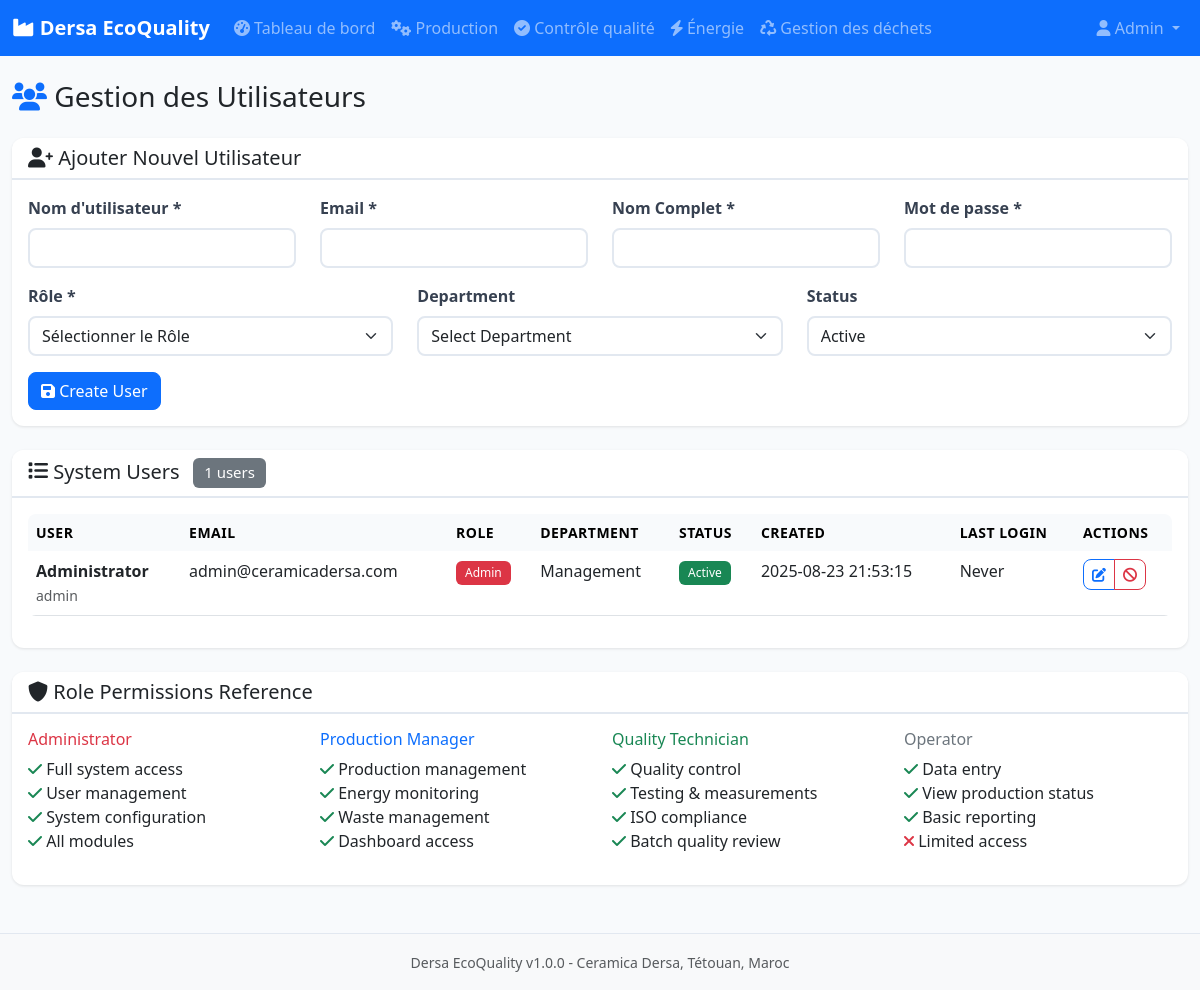
The app's page /users (signed in) with its own data.
### tables this page shows
CREATE TABLE users (
                    id INTEGER PRIMARY KEY AUTOINCREMENT,
                    username VARCHAR(100) UNIQUE NOT NULL,
                    email VARCHAR(255) UNIQUE NOT NULL,
                    password_hash VARCHAR(255) NOT NULL,
                    full_name VARCHAR(255),
                    role VARCHAR(50) DEFAULT 'quality_technician',
                    department VARCHAR(100),
                    is_active BOOLEAN DEFAULT 1,
                    created_at TIMESTAMP DEFAULT CURRENT_TIMESTAMP,
                    last_login TIMESTAMP
                );

### app_local.py (the view, shortened to what this page needs)
@app.route('/users', methods=['GET', 'POST'])
def users():
    if 'user_id' not in session or session.get('role') != 'admin':
        flash('Access denied. Admin privileges required.', 'error')
        return redirect(url_for('dashboard'))
    users_list = db.execute_query("""
        SELECT id, username, email, full_name, role, department, is_active, created_at, last_login
        FROM users ORDER BY created_at DESC
    """)
    return render_template('users.html', users=users_list)

### app_local.py (called while the page is built)
@app.before_request
def log_request():
    start_time = datetime.now()
    request_times[id(request)] = start_time

@app.after_request
def log_response(response):
    request_id = id(request)
    if request_id in request_times:
        duration = datetime.now() - request_times[request_id]
        duration_ms = duration.total_seconds() * 1000
        if request.path.startswith('/api'):
            log_line = f"{request.method} {request.path} {response.status_code} in {duration_ms:.0f}ms"
            if len(log_line) > 80:
                log_line = log_line[:79] + "…"
            logger.info(log_line)
        del request_times[request_id]
    return response

### local_database.py (called while the page is built)
    @contextmanager
    def get_connection(self):
        conn = None
        try:
            conn = sqlite3.connect(self.db_path)
            conn.row_factory = sqlite3.Row  # Enable dict-like access
            yield conn
        except Exception as e:
            if conn:
                conn.rollback()
            logger.error(f"Database error: {e}")
            raise
        finally:
            if conn:
                conn.close()

    def execute_query(self, query: str, params: tuple = None) -> List[Dict[str, Any]]:
        with self.get_connection() as conn:
            cur = conn.cursor()
            if params:
                cur.execute(query, params)
            else:
                cur.execute(query)
            rows = cur.fetchall()
            return [{column: row[column] for column in row.keys()} for row in rows]

### templates/users.html (shortened to what this page needs)
{% extends "base.html" %}
{% block content %}
<div class="row">
    <div class="col-12">
        <h1 class="h3 mb-4">
            <i class="fas fa-users text-primary"></i>
            Gestion des Utilisateurs
        </h1>
    </div>
</div>
<div class="row mb-4">
    <div class="col-12">
        <div class="card">
            <div class="card-header">
                <h5 class="card-title mb-0">
                    <i class="fas fa-user-plus"></i> Ajouter Nouvel Utilisateur
                </h5>
            </div>
            <div class="card-body">
                <form method="POST" action="{{ url_for('users') }}">
                    <div class="row">
                        <div class="col-md-3">
                            <div class="mb-3">
                                <label for="username" class="form-label">Nom d'utilisateur *</label>
                                <input type="text" class="form-control" id="username" name="username" required>
                            </div>
                        </div>
                        <div class="col-md-3">
                            <div class="mb-3">
                                <label for="email" class="form-label">Email *</label>
                                <input type="email" class="form-control" id="email" name="email" required>
                            </div>
                        </div>
                        <div class="col-md-3">
                            <div class="mb-3">
                                <label for="full_name" class="form-label">Nom Complet *</label>
                                <input type="text" class="form-control" id="full_name" name="full_name" required>
                            </div>
                        </div>
                        <div class="col-md-3">
                            <div class="mb-3">
                                <label for="password" class="form-label">Mot de passe *</label>
                                <input type="password" class="form-control" id="password" name="password" required>
                            </div>
                        </div>
                    </div>
                    <div class="row">
                        <div class="col-md-4">
                            <div class="mb-3">
                                <label for="role" class="form-label">Rôle *</label>
                                <select class="form-select" id="role" name="role" required>
                                    <option value="">Sélectionner le Rôle</option>
                                </select>
                            </div>
                        </div>
                        <div class="col-md-4">
                            <div class="mb-3">
                                <label for="department" class="form-label">Department</label>
                                <select class="form-select" id="department" name="department">
                                    <option value="">Select Department</option>
                                </select>
                            </div>
                        </div>
                        <div class="col-md-4">
                            <div class="mb-3">
                                <label for="is_active" class="form-label">Status</label>
                                <select class="form-select" id="is_active" name="is_active">
                                    <option value="1">Active</option>
                                </select>
                            </div>
                        </div>
                    </div>
                    <button type="submit" class="btn btn-primary">
                        <i class="fas fa-save"></i> Create User
                    </button>
                </form>
            </div>
        </div>
    </div>
</div>
<div class="row">
    <div class="col-12">
        <div class="card">
            <div class="card-header">
                <h5 class="card-title mb-0">
                    <i class="fas fa-list"></i> System Users
                    <span class="badge bg-secondary ms-2">{{ users|length }} users</span>
                </h5>
            </div>
            <div class="card-body">
                <div class="table-responsive">
                    <table class="table table-hover">
                        <thead class="table-light">
                            <tr>
                                <th>User</th>
                                <th>Email</th>
                                <th>Role</th>
                                <th>Department</th>
                                <th>Status</th>
                                <th>Created</th>
                                <th>Last Login</th>
                                <th>Actions</th>
                            </tr>
                        </thead>
                        <tbody>
                            {% for user in users %}
                            <tr>
                                <td>
                                    <div>
                                        <strong>{{ user.full_name }}</strong>
                                        <br><small class="text-muted">{{ user.username }}</small>
                                    </div>
                                </td>
                                <td>{{ user.email }}</td>
                                <td>
                                    <span class="badge bg-{{ 'danger' if user.role == 'admin' else 'primary' if user.role == 'production_manager' else 'success' if user.role == 'quality_technician' else 'secondary' }}">
                                        {{ user.role.replace('_', ' ').title() }}
                                    </span>
                                </td>
                                <td>{{ user.department or '-' }}</td>
                                <td>
                                    <span class="badge bg-{{ 'success' if user.is_active else 'secondary' }}">
                                        {{ 'Active' if user.is_active else 'Inactive' }}
                                    </span>
                                </td>
                                <td>{{ user.created_at.split('T')[0] if user.created_at else '-' }}</td>
                                <td>{{ user.last_login.split('T')[0] if user.last_login else 'Never' }}</td>
                                <td>
                                    <div class="btn-group btn-group-sm">
                                        <button class="btn btn-outline-primary" onclick="editUser({{ user.id }})" title="Edit">
                                            <i class="fas fa-edit"></i>
                                        </button>
                                        <button class="btn btn-outline-danger" onclick="toggleUser({{ user.id }}, {{ user.is_active }})" title="{{ 'Deactivate' if user.is_active else 'Activate' }}">
                                            <i class="fas fa-{{ 'ban' if user.is_active else 'check' }}"></i>
                                        </button>
                                    </div>
                                </td>
                            </tr>
                            {% else %}
                            <tr>
                                <td colspan="8" class="text-center text-muted py-4">
                                    No users found.
                                </td>
                            </tr>
                            {% endfor %}
                        </tbody>
                    </table>
                </div>
            </div>
        </div>
    </div>
</div>
<div class="row mt-4">
    <div class="col-12">
        <div class="card">
            <div class="card-header">
                <h5 class="card-title mb-0">
                    <i class="fas fa-shield-alt"></i> Role Permissions Reference
                </h5>
            </div>
            <div class="card-body">
                <div class="row">
                    <div class="col-md-3">
                        <h6 class="text-danger">Administrator</h6>
                        <ul class="list-unstyled">
                            <li><i class="fas fa-check text-success"></i> Full system access</li>
                            <li><i class="fas fa-check text-success"></i> User management</li>
                            <li><i class="fas fa-check text-success"></i> System configuration</li>
                            <li><i class="fas fa-check text-success"></i> All modules</li>
                        </ul>
                    </div>
                    <div class="col-md-3">
                        <h6 class="text-primary">Production Manager</h6>
                        <ul class="list-unstyled">
                            <li><i class="fas fa-check text-success"></i> Production management</li>
                            <li><i class="fas fa-check text-success"></i> Energy monitoring</li>
                            <li><i class="fas fa-check text-success"></i> Waste management</li>
                            <li><i class="fas fa-check text-success"></i> Dashboard access</li>
                        </ul>
                    </div>
                    <div class="col-md-3">
                        <h6 class="text-success">Quality Technician</h6>
                        <ul class="list-unstyled">
                            <li><i class="fas fa-check text-success"></i> Quality control</li>
                            <li><i class="fas fa-check text-success"></i> Testing & measurements</li>
                            <li><i class="fas fa-check text-success"></i> ISO compliance</li>
                            <li><i class="fas fa-check text-success"></i> Batch quality review</li>
                        </ul>
                    </div>
                    <div class="col-md-3">
                        <h6 class="text-secondary">Operator</h6>
                        <ul class="list-unstyled">
                            <li><i class="fas fa-check text-success"></i> Data entry</li>
                            <li><i class="fas fa-check text-success"></i> View production status</li>
                            <li><i class="fas fa-check text-success"></i> Basic reporting</li>
                            <li><i class="fas fa-times text-danger"></i> Limited access</li>
                        </ul>
                    </div>
                </div>
            </div>
        </div>
    </div>
</div>
{% endblock %}

### static/css/style.css (style rules this page uses)
:root { --primary-color: #2563eb; --success-color: #16a34a; --warning-color: #d97706; --danger-color: #dc2626; --info-color: #0891b2; --light-gray: #f8fafc; --border-color: #e2e8f0; }
body { font-family: 'Segoe UI', Tahoma, Geneva, Verdana, sans-serif; background-color: var(--light-gray); }
.card { border: none; border-radius: 12px; box-shadow: 0 1px 3px rgba(0, 0, 0, 0.1); transition: all 0.3s ease; }
.card-header { background-color: white; border-bottom: 2px solid var(--border-color); font-weight: 600; border-radius: 12px 12px 0 0 !important; }
.btn { border-radius: 8px; font-weight: 500; transition: all 0.3s ease; }
.table { border-radius: 8px; overflow: hidden; }
.table thead th { background-color: var(--light-gray); border: none; font-weight: 600; text-transform: uppercase; font-size: 0.875rem; letter-spacing: 0.5px; }
.table tbody tr { transition: all 0.2s ease; }
.form-control, .form-select { border-radius: 8px; border: 2px solid var(--border-color); transition: all 0.3s ease; }
.form-label { font-weight: 600; color: #374151; }
.badge { border-radius: 6px; font-weight: 500; padding: 0.5em 0.75em; }
.card, .alert { animation: fadeIn 0.5s ease-out; }

### records on screen
users: full_name "Administrator", username "admin", email "admin@ceramicadersa.com", role.replace "Admin", department "Management", is_active "Active", created_at "2025-08-23 21:53:15", last_login "Never"

### other values on screen
{{ users|length }} "1"
